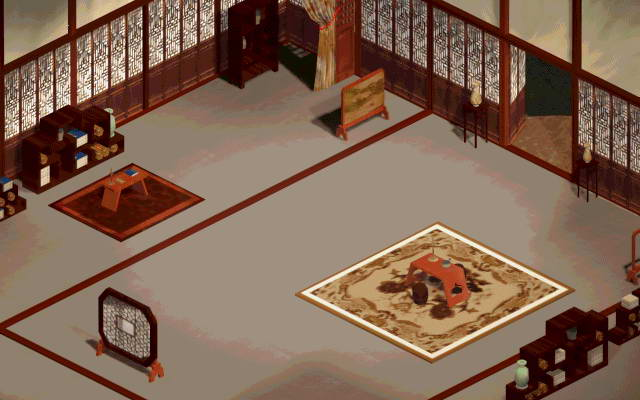

This is a level from a 2D game, rendered from its Tiled map with the project's own tilesets. A one-line summary and the map file follow, with tile-layer data summarised:
An orthogonal 64x40 tile map with 10x10 px tiles, 1 tile layer (块层 1).

<map version="1.0" orientation="orthogonal" width="64" height="40" tilewidth="10" tileheight="10">
 <tileset firstgid="1" name="MMap-80" tilewidth="10" tileheight="10">
  <image source="map/MMap-80.jpg" trans="ff00ff" width="640" height="400" />
 </tileset>
 <layer name="块层 1" width="64" height="40">
  <data>[2560 cells, 2560 non-empty, 2560 distinct tile ids]</data>
 </layer>
</map>
